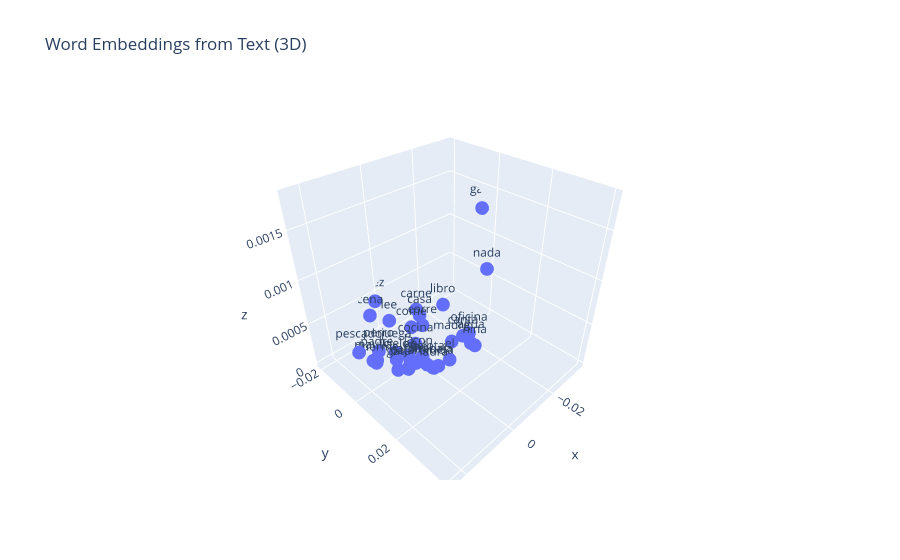

The code cell stored with this chart in its notebook:
### Code cell
# Visualize in 3D using Plotly
# Expand embeddings to 3D using a simple projection
embeddings_3d = np.column_stack([
    embeddings[:, 0],
    embeddings[:, 1],
    embeddings[:, 0] ** 2 + embeddings[:, 1] ** 2  # radial distance as 3rd dimension
])

df_3d = pd.DataFrame(embeddings_3d, columns=['x', 'y', 'z'])
df_3d['word'] = list(text_vocab.keys())

fig = px.scatter_3d(df_3d, x='x', y='y', z='z', text='word',
                    title='Word Embeddings from Text (3D)')
fig.update_traces(marker=dict(size=8), textposition='top center')
fig.show()

### Figure 1 — Plotly figure (JSON) as saved in the notebook; plotly's stock layout.template omitted (floating-point values rounded to 4 significant figures)
{"data": [{"hovertemplate": "x=%{x}<br>y=%{y}<br>z=%{z}<br>word=%{text}<extra></extra>", "legendgroup": "", "marker": {"color": "#636efa", "size": 8, "symbol": "circle"}, "mode": "markers+text", "name": "", "scene": "scene", "showlegend": false, "text": ["madre", "cielo", "juega", "oficina", "maulla", "agua", "trabaja", "ladra", "canta", "gata", "casa", "pelota", "nina", "con", "vuela", "corre", "come", "pescado", "cena", "libro", "lee", "la", "padre", "pez", "jardin", "pajaro", "gato", "nino", "en", "duerme", "perro", "el", "nada", "cocina", "carne"], "textposition": "top center", "type": "scatter3d", "x": [-0.009827, 0.007638, 0.005569, -0.01266, 0.01918, -0.008132, 0.002494, 0.009164, -0.01193, 0.01283, -0.00981, 0.00145, -0.002709, -0.0008494, 0.001416, -0.008658, -0.005318, 0.0243, 0.006163, -0.01683, 0.0002924, 0.002356, 0.01619, 0.001662, 0.007082, 0.008062, -0.0352, 0.00301, 0.003306, 0.01921, 0.01155, -0.002155, 0.01393, -0.002782, -0.009993], "y": [0.006207, -0.002359, -0.005479, 0.0115, 0.001846, 0.01652, 0.009804, 0.01794, 0.009395, 0.005265, -0.01028, 0.005922, 0.02303, 0.001042, 0.01145, -0.007507, -0.009774, 0.003236, -0.01759, -0.005361, -0.01492, -0.002427, -0.0007285, -0.02033, 0.003257, 0.004378, -0.00478, 0.00215, -0.0004862, 0.00361, -0.006374, 0.01297, 0.04004, -0.00483, -0.01219], "z": [0.0001351, 6.39e-05, 6.103e-05, 0.0002924, 0.0003711, 0.000339, 0.0001023, 0.0004058, 0.0002307, 0.0001922, 0.0002019, 3.717e-05, 0.0005379, 1.807e-06, 0.000133, 0.0001313, 0.0001238, 0.0006007, 0.0003475, 0.000312, 0.0002227, 1.144e-05, 0.0002625, 0.0004162, 6.076e-05, 8.416e-05, 0.001262, 1.369e-05, 1.117e-05, 0.0003822, 0.0001741, 0.000173, 0.001797, 3.106e-05, 0.0002485]}], "layout": {"legend": {"tracegroupgap": 0}, "scene": {"domain": {"x": [0, 1], "y": [0, 1]}, "xaxis": {"title": {"text": "x"}}, "yaxis": {"title": {"text": "y"}}, "zaxis": {"title": {"text": "z"}}}, "title": {"text": "Word Embeddings from Text (3D)"}}}
